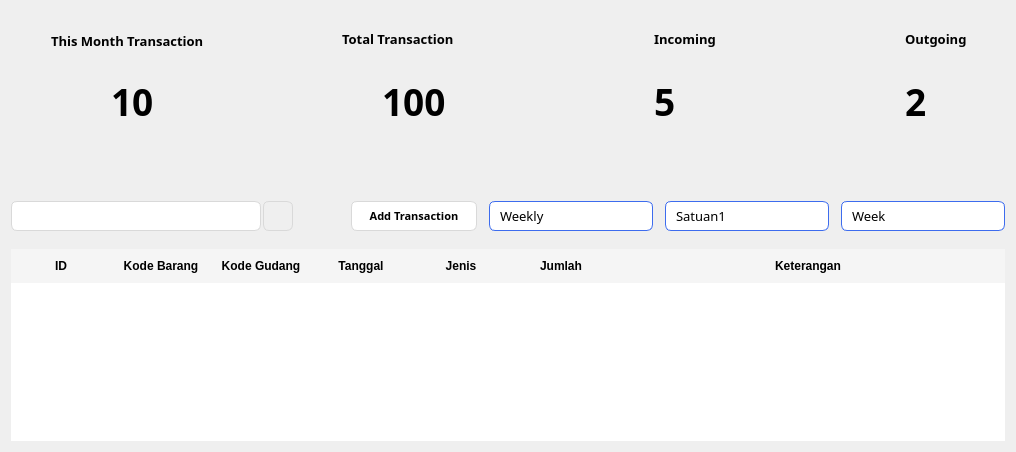
         <widget class="QWidget" name="page_4">
          <layout class="QGridLayout" name="gridLayout_15">
           <item row="0" column="0">
            <layout class="QGridLayout" name="gridLayout_9">
             <property name="verticalSpacing">
              <number>50</number>
             </property>
             <item row="0" column="0">
              <layout class="QHBoxLayout" name="horizontalLayout_25">
               <item>
                <widget class="QWidget" name="newDataWidget_3" native="true">
                 <property name="minimumSize">
                  <size>
                   <width>210</width>
                   <height>140</height>
                  </size>
                 </property>
                 <property name="maximumSize">
                  <size>
                   <width>210</width>
                   <height>140</height>
                  </size>
                 </property>
                 <property name="styleSheet">
                  <string notr="true">QWidget &gt; QWidget {
	border: 1px solid #3D6CEE;
	border-radius: 14px;
}</string>
                 </property>
                 <widget class="QLabel" name="label_7">
                  <property name="geometry">
                   <rect>
                    <x>10</x>
                    <y>50</y>
                    <width>80</width>
                    <height>80</height>
                   </rect>
                  </property>
                  <property name="styleSheet">
                   <string notr="true">QLabel {
	border: none;
}</string>
                  </property>
                  <property name="text">
                   <string/>
                  </property>
                  <property name="pixmap">
                   <pixmap resource="../assets/icons/resources.qrc">:/icons/this-month-transaction-blue.svg</pixmap>
                  </property>
                  <property name="scaledContents">
                   <bool>true</bool>
                  </property>
                 </widget>
                 <widget class="QLabel" name="thisMonthTransaction">
                  <property name="geometry">
                   <rect>
                    <x>40</x>
                    <y>20</y>
                    <width>161</width>
                    <height>20</height>
                   </rect>
                  </property>
                  <property name="font">
                   <font>
                    <family>Poppins</family>
                    <pointsize>10</pointsize>
                    <weight>75</weight>
                    <bold>true</bold>
                   </font>
                  </property>
                  <property name="styleSheet">
                   <string notr="true">QLabel {
	border: none;
}</string>
                  </property>
                  <property name="text">
                   <string>This Month Transaction</string>
                  </property>
                 </widget>
                 <widget class="QLabel" name="thisMonthTransactionCount">
                  <property name="geometry">
                   <rect>
                    <x>100</x>
                    <y>60</y>
                    <width>81</width>
                    <height>61</height>
                   </rect>
                  </property>
                  <property name="font">
                   <font>
                    <family>Poppins</family>
                    <pointsize>28</pointsize>
                    <weight>75</weight>
                    <bold>true</bold>
                   </font>
                  </property>
                  <property name="styleSheet">
                   <string notr="true">QLabel {
	border: none;
}</string>
                  </property>
                  <property name="text">
                   <string>10</string>
                  </property>
                 </widget>
                </widget>
               </item>
               <item>
                <spacer name="horizontalSpacer_14">
                 <property name="orientation">
                  <enum>Qt::Horizontal</enum>
                 </property>
                 <property name="sizeHint" stdset="0">
                  <size>
                   <width>40</width>
                   <height>20</height>
                  </size>
                 </property>
                </spacer>
               </item>
               <item>
                <widget class="QWidget" name="totalStock_4" native="true">
                 <property name="minimumSize">
                  <size>
                   <width>210</width>
                   <height>140</height>
                  </size>
                 </property>
                 <property name="maximumSize">
                  <size>
                   <width>210</width>
                   <height>140</height>
                  </size>
                 </property>
                 <property name="styleSheet">
                  <string notr="true">QWidget &gt; QWidget {
	border: 1px solid #3D6CEE;
	border-radius: 14px;
}</string>
                 </property>
                 <widget class="QLabel" name="label_8">
                  <property name="geometry">
                   <rect>
                    <x>10</x>
                    <y>50</y>
                    <width>80</width>
                    <height>80</height>
                   </rect>
                  </property>
                  <property name="styleSheet">
                   <string notr="true">QLabel {
	border: none;
}</string>
                  </property>
                  <property name="text">
                   <string/>
                  </property>
                  <property name="pixmap">
                   <pixmap resource="../assets/icons/resources.qrc">:/icons/total-transaction-blue.svg</pixmap>
                  </property>
                  <property name="scaledContents">
                   <bool>true</bool>
                  </property>
                 </widget>
                 <widget class="QLabel" name="totalTransaction">
                  <property name="geometry">
                   <rect>
                    <x>70</x>
                    <y>20</y>
                    <width>121</width>
                    <height>16</height>
                   </rect>
                  </property>
                  <property name="font">
                   <font>
                    <family>Poppins</family>
                    <pointsize>10</pointsize>
                    <weight>75</weight>
                    <bold>true</bold>
                   </font>
                  </property>
                  <property name="styleSheet">
                   <string notr="true">QLabel {
	border: none;
}</string>
                  </property>
                  <property name="text">
                   <string>Total Transaction</string>
                  </property>
                 </widget>
                 <widget class="QLabel" name="totalTransactionCount">
                  <property name="geometry">
                   <rect>
                    <x>110</x>
                    <y>60</y>
                    <width>81</width>
                    <height>61</height>
                   </rect>
                  </property>
                  <property name="font">
                   <font>
                    <family>Poppins</family>
                    <pointsize>28</pointsize>
                    <weight>75</weight>
                    <bold>true</bold>
                   </font>
                  </property>
                  <property name="styleSheet">
                   <string notr="true">QLabel {
	border: none;
}</string>
                  </property>
                  <property name="text">
                   <string>100</string>
                  </property>
                 </widget>
                </widget>
               </item>
               <item>
                <spacer name="horizontalSpacer_15">
                 <property name="orientation">
                  <enum>Qt::Horizontal</enum>
                 </property>
                 <property name="sizeHint" stdset="0">
                  <size>
                   <width>40</width>
                   <height>20</height>
                  </size>
                 </property>
                </spacer>
               </item>
               <item>
                <widget class="QWidget" name="widget_7" native="true">
                 <property name="minimumSize">
                  <size>
                   <width>210</width>
                   <height>140</height>
                  </size>
                 </property>
                 <property name="maximumSize">
                  <size>
                   <width>210</width>
                   <height>140</height>
                  </size>
                 </property>
                 <property name="styleSheet">
                  <string notr="true">QWidget &gt; QWidget {
	border: 1px solid #3D6CEE;
	border-radius: 14px;
}</string>
                 </property>
                 <widget class="QLabel" name="label_9">
                  <property name="geometry">
                   <rect>
                    <x>10</x>
                    <y>50</y>
                    <width>80</width>
                    <height>80</height>
                   </rect>
                  </property>
                  <property name="styleSheet">
                   <string notr="true">QLabel {
	border: none;
}</string>
                  </property>
                  <property name="text">
                   <string/>
                  </property>
                  <property name="pixmap">
                   <pixmap resource="../assets/icons/resources.qrc">:/icons/incoming-transaction-blue.svg</pixmap>
                  </property>
                  <property name="scaledContents">
                   <bool>true</bool>
                  </property>
                 </widget>
                 <widget class="QLabel" name="incomingTransaction">
                  <property name="geometry">
                   <rect>
                    <x>120</x>
                    <y>20</y>
                    <width>71</width>
                    <height>16</height>
                   </rect>
                  </property>
                  <property name="font">
                   <font>
                    <family>Poppins</family>
                    <pointsize>10</pointsize>
                    <weight>75</weight>
                    <bold>true</bold>
                   </font>
                  </property>
                  <property name="styleSheet">
                   <string notr="true">QLabel {
	border: none;
}</string>
                  </property>
                  <property name="text">
                   <string>Incoming</string>
                  </property>
                 </widget>
                 <widget class="QLabel" name="incomingTransactionCount">
                  <property name="geometry">
                   <rect>
                    <x>120</x>
                    <y>60</y>
                    <width>81</width>
                    <height>61</height>
                   </rect>
                  </property>
                  <property name="font">
                   <font>
                    <family>Poppins</family>
                    <pointsize>28</pointsize>
                    <weight>75</weight>
                    <bold>true</bold>
                   </font>
                  </property>
                  <property name="styleSheet">
                   <string notr="true">QLabel {
	border: none;
}</string>
                  </property>
                  <property name="text">
                   <string>5</string>
                  </property>
                 </widget>
                </widget>
               </item>
               <item>
                <spacer name="horizontalSpacer_16">
                 <property name="orientation">
                  <enum>Qt::Horizontal</enum>
                 </property>
                 <property name="sizeHint" stdset="0">
                  <size>
                   <width>40</width>
                   <height>20</height>
                  </size>
                 </property>
                </spacer>
               </item>
               <item>
                <widget class="QWidget" name="widget_8" native="true">
                 <property name="minimumSize">
                  <size>
                   <width>210</width>
                   <height>140</height>
                  </size>
                 </property>
                 <property name="maximumSize">
                  <size>
                   <width>210</width>
                   <height>140</height>
                  </size>
                 </property>
                 <property name="styleSheet">
                  <string notr="true">QWidget &gt; QWidget {
	border: 1px solid #3D6CEE;
	border-radius: 14px;
}</string>
                 </property>
                 <widget class="QLabel" name="label_10">
                  <property name="geometry">
                   <rect>
                    <x>10</x>
                    <y>50</y>
                    <width>80</width>
                    <height>80</height>
                   </rect>
                  </property>
                  <property name="styleSheet">
                   <string notr="true">QLabel {
	border: none;
}</string>
                  </property>
                  <property name="text">
                   <string/>
                  </property>
                  <property name="pixmap">
                   <pixmap resource="../assets/icons/resources.qrc">:/icons/outgoing-transaction-blue.svg</pixmap>
                  </property>
                  <property name="scaledContents">
                   <bool>true</bool>
                  </property>
                 </widget>
                 <widget class="QLabel" name="outgoingTransaction">
                  <property name="geometry">
                   <rect>
                    <x>110</x>
                    <y>20</y>
                    <width>81</width>
                    <height>16</height>
                   </rect>
                  </property>
                  <property name="font">
                   <font>
                    <family>Poppins</family>
                    <pointsize>10</pointsize>
                    <weight>75</weight>
                    <bold>true</bold>
                   </font>
                  </property>
                  <property name="styleSheet">
                   <string notr="true">QLabel {
	border: none;
}</string>
                  </property>
                  <property name="text">
                   <string>Outgoing</string>
                  </property>
                 </widget>
                 <widget class="QLabel" name="outgoingTransactionCount">
                  <property name="geometry">
                   <rect>
                    <x>110</x>
                    <y>60</y>
                    <width>81</width>
                    <height>61</height>
                   </rect>
                  </property>
                  <property name="font">
                   <font>
                    <family>Poppins</family>
                    <pointsize>28</pointsize>
                    <weight>75</weight>
                    <bold>true</bold>
                   </font>
                  </property>
                  <property name="styleSheet">
                   <string notr="true">QLabel {
	border: none;
}</string>
                  </property>
                  <property name="text">
                   <string>2</string>
                  </property>
                 </widget>
                </widget>
               </item>
              </layout>
             </item>
             <item row="1" column="0">
              <layout class="QGridLayout" name="gridLayout_3">
               <property name="verticalSpacing">
                <number>18</number>
               </property>
               <item row="0" column="0">
                <layout class="QHBoxLayout" name="horizontalLayout_12">
                 <item>
                  <layout class="QHBoxLayout" name="horizontalLayout_3">
                   <property name="spacing">
                    <number>2</number>
                   </property>
                   <item>
                    <widget class="QLineEdit" name="inputSearchTransaction">
                     <property name="minimumSize">
                      <size>
                       <width>250</width>
                       <height>30</height>
                      </size>
                     </property>
                     <property name="maximumSize">
                      <size>
                       <width>250</width>
                       <height>30</height>
                      </size>
                     </property>
                     <property name="font">
                      <font>
                       <family>Poppins</family>
                       <weight>50</weight>
                       <bold>false</bold>
                      </font>
                     </property>
                     <property name="styleSheet">
                      <string notr="true">QLineEdit{
	border: 1px solid #D9D9D9;
	border-radius: 6px;
    padding: 6px 30px 6px 10px;
    background-color: white;
    color: black;
}

QLineEdit:focus{
	border:1px solid #3D6CEE;
}</string>
                     </property>
                    </widget>
                   </item>
                   <item>
                    <widget class="QPushButton" name="searchBtnTransaction">
                     <property name="minimumSize">
                      <size>
                       <width>30</width>
                       <height>30</height>
                      </size>
                     </property>
                     <property name="maximumSize">
                      <size>
                       <width>30</width>
                       <height>30</height>
                      </size>
                     </property>
                     <property name="styleSheet">
                      <string notr="true">QPushButton{
	border:1px solid #D9D9D9;
	border-radius: 6px;
}</string>
                     </property>
                     <property name="text">
                      <string/>
                     </property>
                     <property name="icon">
                      <iconset resource="../assets/icons/resources.qrc">
                       <normaloff>:/icons/search-blue.svg</normaloff>:/icons/search-blue.svg</iconset>
                     </property>
                     <property name="iconSize">
                      <size>
                       <width>16</width>
                       <height>16</height>
                      </size>
                     </property>
                    </widget>
                   </item>
                  </layout>
                 </item>
                 <item>
                  <spacer name="horizontalSpacer_3">
                   <property name="orientation">
                    <enum>Qt::Horizontal</enum>
                   </property>
                   <property name="sizeHint" stdset="0">
                    <size>
                     <width>58</width>
                     <height>20</height>
                    </size>
                   </property>
                  </spacer>
                 </item>
                 <item>
                  <layout class="QHBoxLayout" name="horizontalLayout_13">
                   <property name="spacing">
                    <number>12</number>
                   </property>
                   <item>
                    <widget class="QPushButton" name="addTransactionBtn">
                     <property name="minimumSize">
                      <size>
                       <width>126</width>
                       <height>30</height>
                      </size>
                     </property>
                     <property name="maximumSize">
                      <size>
                       <width>126</width>
                       <height>30</height>
                      </size>
                     </property>
                     <property name="font">
                      <font>
                       <family>Poppins</family>
                       <pointsize>8</pointsize>
                       <weight>75</weight>
                       <bold>true</bold>
                      </font>
                     </property>
                     <property name="styleSheet">
                      <string notr="true">QPushButton{
	background-color: white;
	border: 1px solid #D9D9D9;
	border-radius: 6px;
}

QPushButton:hover{
	color: white;
	background-color: #D9D9D9;
	border: 1px solid #3D6CEE;
}</string>
                     </property>
                     <property name="text">
                      <string>Add Transaction</string>
                     </property>
                     <property name="icon">
                      <iconset resource="../assets/icons/resources.qrc">
                       <normaloff>:/icons/add-blue.svg</normaloff>:/icons/add-blue.svg</iconset>
                     </property>
                    </widget>
                   </item>
                   <item>
                    <widget class="QComboBox" name="comboBox_4">
                     <property name="minimumSize">
                      <size>
                       <width>164</width>
                       <height>30</height>
                      </size>
                     </property>
                     <property name="maximumSize">
                      <size>
                       <width>164</width>
                       <height>30</height>
                      </size>
                     </property>
                     <property name="font">
                      <font>
                       <family>Poppins</family>
                       <pointsize>10</pointsize>
                      </font>
                     </property>
                     <property name="styleSheet">
                      <string notr="true">QComboBox {
    border: 1px solid #3D6CEE;
    border-radius: 6px;
    padding: 6px 30px 6px 10px;
    background-color: white;
    color: black;
}

QComboBox::drop-down {
    border: none;
    width: 24px;
}

QComboBox::down-arrow {
    image: url(:/icons/arrow-down.svg);
    width: 12px;
    height: 12px;
}

QComboBox QAbstractItemView {
    border: 1px solid #3D6CEE;
    border-radius: 6px;
    background: white;
    color: black;
    selection-background-color: #3D6CEE;
    selection-color: white;
    outline: 0;
    padding: 4px;
}
</string>
                     </property>
                     <property name="currentText">
                      <string>Weekly</string>
                     </property>
                     <item>
                      <property name="text">
                       <string>Weekly</string>
                      </property>
                     </item>
                     <item>
                      <property name="text">
                       <string>Monthly</string>
                      </property>
                     </item>
                     <item>
                      <property name="text">
                       <string>Yearly</string>
                      </property>
                     </item>
                    </widget>
                   </item>
                   <item>
                    <widget class="QComboBox" name="comboBox_5">
                     <property name="minimumSize">
                      <size>
                       <width>164</width>
                       <height>30</height>
                      </size>
                     </property>
                     <property name="maximumSize">
                      <size>
                       <width>164</width>
                       <height>30</height>
                      </size>
                     </property>
                     <property name="font">
                      <font>
                       <family>Poppins</family>
                       <pointsize>10</pointsize>
                      </font>
                     </property>
                     <property name="styleSheet">
                      <string notr="true">QComboBox {
    border: 1px solid #3D6CEE;
    border-radius: 6px;
    padding: 6px 30px 6px 10px;
    background-color: white;
    color: black;
}

QComboBox::drop-down {
    border: none;
    width: 24px;
}

QComboBox::down-arrow {
    image: url(:/icons/arrow-down.svg);
    width: 12px;
    height: 12px;
}

QComboBox QAbstractItemView {
    border: 1px solid #3D6CEE;
    border-radius: 6px;
    background: white;
    color: black;
    selection-background-color: #3D6CEE;
    selection-color: white;
    outline: 0;
    padding: 4px;
}
</string>
                     </property>
                     <property name="currentText">
                      <string>Satuan1</string>
                     </property>
                     <item>
                      <property name="text">
                       <string>Satuan1</string>
                      </property>
                     </item>
                     <item>
                      <property name="text">
                       <string>Satuan2</string>
                      </property>
                     </item>
                     <item>
                      <property name="text">
                       <string>Satuan3</string>
                      </property>
                     </item>
                     <item>
                      <property name="text">
                       <string>Satuan4</string>
                      </property>
                     </item>
                     <item>
                      <property name="text">
                       <string>Satuan5</string>
                      </property>
                     </item>
                    </widget>
                   </item>
                   <item>
                    <widget class="QComboBox" name="comboBox_6">
                     <property name="minimumSize">
                      <size>
                       <width>164</width>
                       <height>30</height>
                      </size>
                     </property>
                     <property name="maximumSize">
                      <size>
                       <width>164</width>
                       <height>30</height>
                      </size>
                     </property>
                     <property name="font">
                      <font>
                       <family>Poppins</family>
                       <pointsize>10</pointsize>
                      </font>
                     </property>
                     <property name="styleSheet">
                      <string notr="true">QComboBox {
    border: 1px solid #3D6CEE;
    border-radius: 6px;
    padding: 6px 30px 6px 10px;
    background-color: white;
    color: black;
}

QComboBox::drop-down {
    border: none;
    width: 24px;
}

QComboBox::down-arrow {
    image: url(:/icons/arrow-down.svg);
    width: 12px;
    height: 12px;
}

QComboBox QAbstractItemView {
    border: 1px solid #3D6CEE;
    border-radius: 6px;
    background: white;
    color: black;
    selection-background-color: #3D6CEE;
    selection-color: white;
    outline: 0;
    padding: 4px;
}
</string>
                     </property>
                     <property name="currentText">
                      <string>Week</string>
                     </property>
                     <item>
                      <property name="text">
                       <string>Week</string>
                      </property>
                     </item>
                     <item>
                      <property name="text">
                       <string>Month</string>
                      </property>
                     </item>
                     <item>
                      <property name="text">
                       <string>Year</string>
                      </property>
                     </item>
                    </widget>
                   </item>
                  </layout>
                 </item>
                </layout>
               </item>
               <item row="1" column="0">
                <widget class="QTableWidget" name="transactionTableWidget">
                 <property name="styleSheet">
                  <string notr="true">QTableWidget {
    border: none;
    gridline-color: transparent;
    background: #ffffff;
    color: #000000;
    font-size: 13px;
    selection-background-color: #3D6CEE;
    selection-color: #ffffff;
}

QHeaderView::section {
    background-color: #f5f5f5;
    color: #000000;
    font-weight: bold;
    border: none;
    padding: 8px;
}

QTableWidget::item {
    border: none;
}

QTableWidget::item:hover {
    background-color: #f0f8ff;
}

QTableWidget::item:selected {
    background-color: #3D6CEE;
    color: #ffffff;
}

QTableWidget QTableCornerButton::section {
    background: #f5f5f5;
    border: none;
}

/*Scroll Bar Style Coy*/

/*Horizontal*/
QScrollBar:horizontal {
    background: #f0f0f0;
    height: 8px;
    margin: 0px;
    border: none;
    border-radius: 4px;
}

QScrollBar::handle:horizontal {
    background: #3D6CEE;
    min-width: 40px;
    border-radius: 4px;
}

QScrollBar::sub-line:horizontal {
    background: none;
    width: 0px;
}

QScrollBar::add-line:horizontal {
    background: none;
    width: 0px;
}

QScrollBar::handle:horizontal:hover {
    background: #2b50b3;
}

QScrollBar::groove:horizontal {
    background: #e0e0e0;
    border-radius: 4px;
    height: 8px;
}

QScrollBar::corner {
    background: #f0f0f0;
}

/*Vertikal*/

QScrollBar:vertical {
    background: #f0f0f0;
    width: 8px;
    margin: 0px;
    border: none;
    border-radius: 4px;
}

QScrollBar::handle:vertical {
    background: #3D6CEE;
    min-height: 40px;
    border-radius: 4px;
}

QScrollBar::add-line:vertical,
QScrollBar::sub-line:vertical {
    background: none;
    height: 0px;
}

QScrollBar::handle:vertical:hover {
    background: #2b50b3;
}

QScrollBar::groove:vertical {
    background: #e0e0e0;
    border-radius: 4px;
    width: 8px;
}

</string>
                 </property>
                 <property name="frameShape">
                  <enum>QFrame::NoFrame</enum>
                 </property>
                 <property name="alternatingRowColors">
                  <bool>true</bool>
                 </property>
                 <property name="rowCount">
                  <number>0</number>
                 </property>
                 <attribute name="horizontalHeaderShowSortIndicator" stdset="0">
                  <bool>false</bool>
                 </attribute>
                 <attribute name="horizontalHeaderStretchLastSection">
                  <bool>true</bool>
                 </attribute>
                 <attribute name="verticalHeaderVisible">
                  <bool>false</bool>
                 </attribute>
                 <column>
                  <property name="text">
                   <string>ID</string>
                  </property>
                 </column>
                 <column>
                  <property name="text">
                   <string>Kode Barang</string>
                  </property>
                 </column>
                 <column>
                  <property name="text">
                   <string>Kode Gudang</string>
                  </property>
                 </column>
                 <column>
                  <property name="text">
                   <string>Tanggal</string>
                  </property>
                 </column>
                 <column>
                  <property name="text">
                   <string>Jenis</string>
                  </property>
                 </column>
                 <column>
                  <property name="text">
                   <string>Jumlah</string>
                  </property>
                 </column>
                 <column>
                  <property name="text">
                   <string>Keterangan</string>
                  </property>
                 </column>
                </widget>
               </item>
              </layout>
             </item>
            </layout>
           </item>
          </layout>
         </widget>
